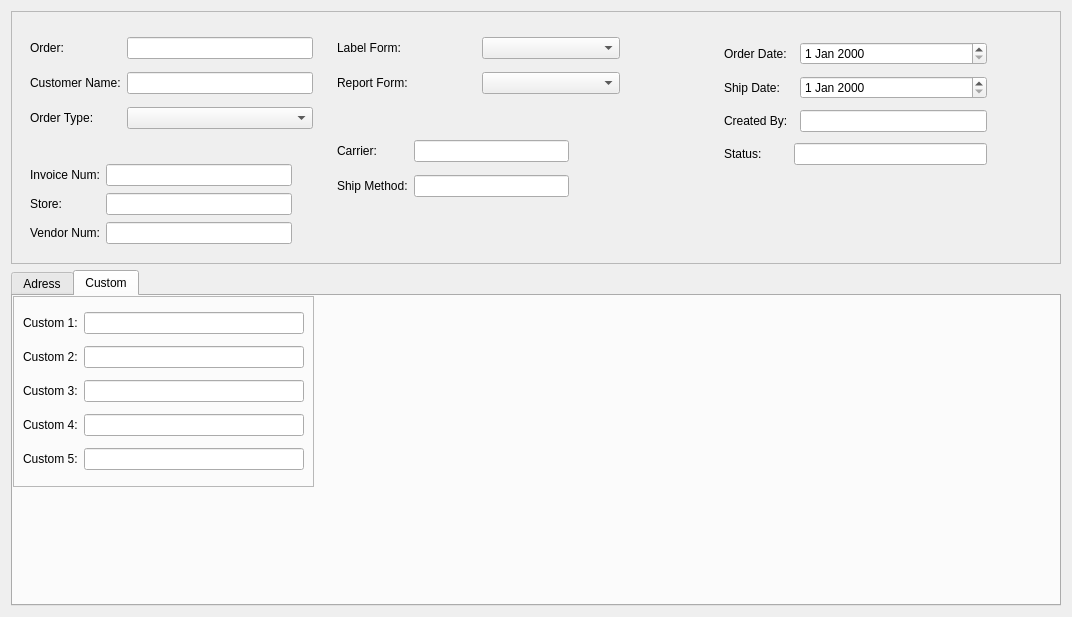
<?xml version="1.0" encoding="UTF-8"?>
<ui version="4.0">
 <class>OrderMaintance</class>
 <widget class="QWidget" name="OrderMaintance">
  <property name="geometry">
   <rect>
    <x>0</x>
    <y>0</y>
    <width>1072</width>
    <height>617</height>
   </rect>
  </property>
  <property name="minimumSize">
   <size>
    <width>1072</width>
    <height>617</height>
   </size>
  </property>
  <property name="maximumSize">
   <size>
    <width>1072</width>
    <height>617</height>
   </size>
  </property>
  <property name="windowTitle">
   <string>Order Maintance</string>
  </property>
  <layout class="QGridLayout" name="gridLayout_12">
   <item row="0" column="0">
    <widget class="QFrame" name="frame_11">
     <property name="frameShape">
      <enum>QFrame::StyledPanel</enum>
     </property>
     <property name="frameShadow">
      <enum>QFrame::Raised</enum>
     </property>
     <layout class="QGridLayout" name="gridLayout_11">
      <item row="0" column="0" rowspan="2" colspan="2">
       <widget class="QFrame" name="frame">
        <property name="minimumSize">
         <size>
          <width>301</width>
          <height>111</height>
         </size>
        </property>
        <property name="frameShape">
         <enum>QFrame::NoFrame</enum>
        </property>
        <property name="frameShadow">
         <enum>QFrame::Raised</enum>
        </property>
        <layout class="QGridLayout" name="gridLayout">
         <item row="0" column="0">
          <widget class="QLabel" name="label_OrderNumber">
           <property name="text">
            <string>Order:</string>
           </property>
          </widget>
         </item>
         <item row="0" column="1">
          <widget class="QLineEdit" name="lineEdit_order_number"/>
         </item>
         <item row="1" column="0">
          <widget class="QLabel" name="label_CustomerName">
           <property name="text">
            <string>Customer Name:</string>
           </property>
          </widget>
         </item>
         <item row="1" column="1">
          <widget class="QLineEdit" name="lineEdit_customer_name"/>
         </item>
         <item row="2" column="0">
          <widget class="QLabel" name="label_3">
           <property name="text">
            <string>Order Type:</string>
           </property>
          </widget>
         </item>
         <item row="2" column="1">
          <widget class="QComboBox" name="comboBox_OrderType"/>
         </item>
        </layout>
       </widget>
      </item>
      <item row="0" column="2" colspan="2">
       <widget class="QFrame" name="frame_2">
        <property name="minimumSize">
         <size>
          <width>301</width>
          <height>90</height>
         </size>
        </property>
        <property name="maximumSize">
         <size>
          <width>301</width>
          <height>90</height>
         </size>
        </property>
        <property name="frameShape">
         <enum>QFrame::NoFrame</enum>
        </property>
        <property name="frameShadow">
         <enum>QFrame::Raised</enum>
        </property>
        <layout class="QGridLayout" name="gridLayout_2">
         <item row="0" column="0">
          <widget class="QLabel" name="label_4">
           <property name="text">
            <string>Label Form:</string>
           </property>
          </widget>
         </item>
         <item row="0" column="1">
          <widget class="QComboBox" name="comboBox_Label_Form"/>
         </item>
         <item row="1" column="0">
          <widget class="QLabel" name="label_5">
           <property name="text">
            <string>Report Form:</string>
           </property>
          </widget>
         </item>
         <item row="1" column="1">
          <widget class="QComboBox" name="comboBox_Doc_Form"/>
         </item>
        </layout>
       </widget>
      </item>
      <item row="0" column="4" rowspan="3">
       <widget class="QFrame" name="frame_3">
        <property name="maximumSize">
         <size>
          <width>281</width>
          <height>151</height>
         </size>
        </property>
        <property name="frameShape">
         <enum>QFrame::NoFrame</enum>
        </property>
        <property name="frameShadow">
         <enum>QFrame::Raised</enum>
        </property>
        <layout class="QGridLayout" name="gridLayout_3">
         <item row="0" column="0" colspan="2">
          <widget class="QLabel" name="label_6">
           <property name="text">
            <string>Order Date:</string>
           </property>
          </widget>
         </item>
         <item row="0" column="2">
          <widget class="QDateEdit" name="dateEdit_OrderDate"/>
         </item>
         <item row="1" column="0">
          <widget class="QLabel" name="label_7">
           <property name="text">
            <string>Ship Date:</string>
           </property>
          </widget>
         </item>
         <item row="1" column="2">
          <widget class="QDateEdit" name="dateEdit_ShipDate"/>
         </item>
         <item row="2" column="0">
          <widget class="QLabel" name="label_8">
           <property name="text">
            <string>Created By:</string>
           </property>
          </widget>
         </item>
         <item row="2" column="2">
          <widget class="QLineEdit" name="lineEdit_CreatedBy"/>
         </item>
         <item row="3" column="0">
          <widget class="QLabel" name="label_9">
           <property name="text">
            <string>Status:</string>
           </property>
          </widget>
         </item>
         <item row="3" column="1" colspan="2">
          <widget class="QLineEdit" name="lineEdit_Status"/>
         </item>
        </layout>
       </widget>
      </item>
      <item row="1" column="2" rowspan="3">
       <widget class="QFrame" name="frame_4">
        <property name="minimumSize">
         <size>
          <width>250</width>
          <height>90</height>
         </size>
        </property>
        <property name="maximumSize">
         <size>
          <width>250</width>
          <height>90</height>
         </size>
        </property>
        <property name="frameShape">
         <enum>QFrame::NoFrame</enum>
        </property>
        <property name="frameShadow">
         <enum>QFrame::Raised</enum>
        </property>
        <layout class="QGridLayout" name="gridLayout_4">
         <item row="0" column="0">
          <widget class="QLabel" name="label_10">
           <property name="text">
            <string>Carrier:</string>
           </property>
          </widget>
         </item>
         <item row="0" column="1">
          <widget class="QLineEdit" name="lineEdit_Carrier"/>
         </item>
         <item row="1" column="1">
          <widget class="QLineEdit" name="lineEdit_Ship_method"/>
         </item>
         <item row="1" column="0">
          <widget class="QLabel" name="label_11">
           <property name="text">
            <string>Ship Method:</string>
           </property>
          </widget>
         </item>
        </layout>
       </widget>
      </item>
      <item row="1" column="3" rowspan="4">
       <spacer name="verticalSpacer_2">
        <property name="orientation">
         <enum>Qt::Vertical</enum>
        </property>
        <property name="sizeHint" stdset="0">
         <size>
          <width>38</width>
          <height>130</height>
         </size>
        </property>
       </spacer>
      </item>
      <item row="2" column="0" rowspan="3">
       <widget class="QFrame" name="frame_9">
        <property name="minimumSize">
         <size>
          <width>280</width>
          <height>100</height>
         </size>
        </property>
        <property name="maximumSize">
         <size>
          <width>280</width>
          <height>100</height>
         </size>
        </property>
        <property name="frameShape">
         <enum>QFrame::NoFrame</enum>
        </property>
        <property name="frameShadow">
         <enum>QFrame::Raised</enum>
        </property>
        <layout class="QGridLayout" name="gridLayout_9">
         <item row="1" column="1">
          <widget class="QLineEdit" name="lineEdit_Store"/>
         </item>
         <item row="1" column="0">
          <widget class="QLabel" name="label_30">
           <property name="text">
            <string>Store:</string>
           </property>
          </widget>
         </item>
         <item row="0" column="1">
          <widget class="QLineEdit" name="lineEdit_InvoiceNumber"/>
         </item>
         <item row="0" column="0">
          <widget class="QLabel" name="label_29">
           <property name="text">
            <string>Invoice Num:</string>
           </property>
          </widget>
         </item>
         <item row="2" column="0">
          <widget class="QLabel" name="label_28">
           <property name="text">
            <string>Vendor Num:</string>
           </property>
          </widget>
         </item>
         <item row="2" column="1">
          <widget class="QLineEdit" name="lineEdit_Vendor_num"/>
         </item>
        </layout>
       </widget>
      </item>
      <item row="2" column="1" rowspan="3">
       <spacer name="verticalSpacer">
        <property name="orientation">
         <enum>Qt::Vertical</enum>
        </property>
        <property name="sizeHint" stdset="0">
         <size>
          <width>13</width>
          <height>98</height>
         </size>
        </property>
       </spacer>
      </item>
      <item row="3" column="4" rowspan="2">
       <spacer name="horizontalSpacer">
        <property name="orientation">
         <enum>Qt::Horizontal</enum>
        </property>
        <property name="sizeHint" stdset="0">
         <size>
          <width>333</width>
          <height>48</height>
         </size>
        </property>
       </spacer>
      </item>
      <item row="4" column="2">
       <spacer name="horizontalSpacer_2">
        <property name="orientation">
         <enum>Qt::Horizontal</enum>
        </property>
        <property name="sizeHint" stdset="0">
         <size>
          <width>334</width>
          <height>28</height>
         </size>
        </property>
       </spacer>
      </item>
     </layout>
    </widget>
   </item>
   <item row="1" column="0">
    <widget class="QTabWidget" name="tabWidget">
     <property name="currentIndex">
      <number>1</number>
     </property>
     <widget class="QWidget" name="Adress">
      <attribute name="title">
       <string>Adress</string>
      </attribute>
      <widget class="QFrame" name="frame_6">
       <property name="geometry">
        <rect>
         <x>10</x>
         <y>20</y>
         <width>501</width>
         <height>281</height>
        </rect>
       </property>
       <property name="frameShape">
        <enum>QFrame::StyledPanel</enum>
       </property>
       <property name="frameShadow">
        <enum>QFrame::Raised</enum>
       </property>
       <layout class="QGridLayout" name="gridLayout_6">
        <item row="1" column="0">
         <widget class="QFrame" name="frame_5">
          <property name="frameShape">
           <enum>QFrame::StyledPanel</enum>
          </property>
          <property name="frameShadow">
           <enum>QFrame::Raised</enum>
          </property>
          <layout class="QGridLayout" name="gridLayout_5">
           <item row="0" column="0">
            <widget class="QLabel" name="label_13">
             <property name="text">
              <string>Company Name:</string>
             </property>
            </widget>
           </item>
           <item row="1" column="0">
            <widget class="QLabel" name="label_14">
             <property name="text">
              <string>Address:</string>
             </property>
            </widget>
           </item>
           <item row="3" column="0" colspan="2">
            <widget class="QLabel" name="label_15">
             <property name="text">
              <string>City / State / Zip Code:</string>
             </property>
            </widget>
           </item>
           <item row="3" column="2">
            <widget class="QLineEdit" name="lineEdit_shp_to_City"/>
           </item>
           <item row="3" column="3">
            <widget class="QLineEdit" name="lineEdit_shp_to_State"/>
           </item>
           <item row="3" column="4">
            <widget class="QLineEdit" name="lineEdit_shp_to_ZipCode"/>
           </item>
           <item row="4" column="2" rowspan="2">
            <widget class="QLineEdit" name="lineEdit_shp_to_Country"/>
           </item>
           <item row="6" column="2" rowspan="2">
            <widget class="QLineEdit" name="lineEdit_shp_to_ContactName"/>
           </item>
           <item row="8" column="2">
            <widget class="QLineEdit" name="lineEdit_shp_to_ContactPhone"/>
           </item>
           <item row="9" column="2">
            <widget class="QLineEdit" name="lineEdit_shp_to_TaxId"/>
           </item>
           <item row="9" column="0">
            <widget class="QLabel" name="label_19">
             <property name="text">
              <string>Tax ID:</string>
             </property>
            </widget>
           </item>
           <item row="8" column="0">
            <widget class="QLabel" name="label_18">
             <property name="text">
              <string>Contanct Phone:</string>
             </property>
            </widget>
           </item>
           <item row="6" column="0" rowspan="2">
            <widget class="QLabel" name="label_17">
             <property name="text">
              <string>Contanct Name:</string>
             </property>
            </widget>
           </item>
           <item row="4" column="0" rowspan="2">
            <widget class="QLabel" name="label_16">
             <property name="text">
              <string>Country:</string>
             </property>
            </widget>
           </item>
           <item row="1" column="1" colspan="4">
            <widget class="QLineEdit" name="lineEdit_11"/>
           </item>
           <item row="0" column="1" colspan="4">
            <widget class="QLineEdit" name="lineEdit_shp_to_Company"/>
           </item>
           <item row="2" column="1" colspan="4">
            <widget class="QLineEdit" name="lineEdit_shp_to_Addres2"/>
           </item>
          </layout>
         </widget>
        </item>
        <item row="0" column="0">
         <widget class="QLabel" name="label_12">
          <property name="text">
           <string>Ship To Adress</string>
          </property>
          <property name="alignment">
           <set>Qt::AlignCenter</set>
          </property>
         </widget>
        </item>
       </layout>
      </widget>
      <widget class="QFrame" name="frame_7">
       <property name="geometry">
        <rect>
         <x>520</x>
         <y>20</y>
         <width>521</width>
         <height>281</height>
        </rect>
       </property>
       <property name="frameShape">
        <enum>QFrame::StyledPanel</enum>
       </property>
       <property name="frameShadow">
        <enum>QFrame::Raised</enum>
       </property>
       <layout class="QGridLayout" name="gridLayout_7">
        <item row="1" column="0">
         <widget class="QFrame" name="frame_8">
          <property name="frameShape">
           <enum>QFrame::StyledPanel</enum>
          </property>
          <property name="frameShadow">
           <enum>QFrame::Raised</enum>
          </property>
          <layout class="QGridLayout" name="gridLayout_8">
           <item row="0" column="0">
            <widget class="QLabel" name="label_20">
             <property name="text">
              <string>Company Name:</string>
             </property>
            </widget>
           </item>
           <item row="1" column="0">
            <widget class="QLabel" name="label_21">
             <property name="text">
              <string>Address:</string>
             </property>
            </widget>
           </item>
           <item row="3" column="0" colspan="2">
            <widget class="QLabel" name="label_22">
             <property name="text">
              <string>City / State / Zip Code:</string>
             </property>
            </widget>
           </item>
           <item row="3" column="2">
            <widget class="QLineEdit" name="lineEdit_bill_to_City"/>
           </item>
           <item row="3" column="3">
            <widget class="QLineEdit" name="lineEdit_bill_to_State"/>
           </item>
           <item row="3" column="4">
            <widget class="QLineEdit" name="lineEdit_bill_to_ZipCode"/>
           </item>
           <item row="4" column="2" rowspan="2">
            <widget class="QLineEdit" name="lineEdit_bill_to_Country"/>
           </item>
           <item row="6" column="2" rowspan="2">
            <widget class="QLineEdit" name="lineEdit_bill_to_ContactName"/>
           </item>
           <item row="8" column="2">
            <widget class="QLineEdit" name="lineEdit_bill_to_ContactPhone"/>
           </item>
           <item row="9" column="2">
            <widget class="QLineEdit" name="lineEdit_bill_to_TaxId"/>
           </item>
           <item row="9" column="0">
            <widget class="QLabel" name="label_23">
             <property name="text">
              <string>Tax ID:</string>
             </property>
            </widget>
           </item>
           <item row="8" column="0">
            <widget class="QLabel" name="label_24">
             <property name="text">
              <string>Contanct Phone:</string>
             </property>
            </widget>
           </item>
           <item row="6" column="0" rowspan="2">
            <widget class="QLabel" name="label_25">
             <property name="text">
              <string>Contanct Name:</string>
             </property>
            </widget>
           </item>
           <item row="4" column="0" rowspan="2">
            <widget class="QLabel" name="label_26">
             <property name="text">
              <string>Country:</string>
             </property>
            </widget>
           </item>
           <item row="1" column="1" colspan="4">
            <widget class="QLineEdit" name="lineEdit_bill_to_Addres"/>
           </item>
           <item row="0" column="1" colspan="4">
            <widget class="QLineEdit" name="lineEdit_bill_to_Company"/>
           </item>
           <item row="2" column="1" colspan="4">
            <widget class="QLineEdit" name="lineEdit_bill_to_Addres2"/>
           </item>
          </layout>
         </widget>
        </item>
        <item row="0" column="0">
         <widget class="QLabel" name="label_27">
          <property name="text">
           <string>Bill To Adress</string>
          </property>
          <property name="alignment">
           <set>Qt::AlignCenter</set>
          </property>
         </widget>
        </item>
       </layout>
      </widget>
     </widget>
     <widget class="QWidget" name="Custom">
      <attribute name="title">
       <string>Custom</string>
      </attribute>
      <widget class="QFrame" name="frame_10">
       <property name="geometry">
        <rect>
         <x>0</x>
         <y>0</y>
         <width>301</width>
         <height>191</height>
        </rect>
       </property>
       <property name="frameShape">
        <enum>QFrame::StyledPanel</enum>
       </property>
       <property name="frameShadow">
        <enum>QFrame::Raised</enum>
       </property>
       <layout class="QGridLayout" name="gridLayout_10">
        <item row="3" column="0">
         <widget class="QLabel" name="label_34">
          <property name="text">
           <string>Custom 4:</string>
          </property>
         </widget>
        </item>
        <item row="0" column="0">
         <widget class="QLabel" name="label_31">
          <property name="text">
           <string>Custom 1:</string>
          </property>
         </widget>
        </item>
        <item row="2" column="0">
         <widget class="QLabel" name="label_33">
          <property name="text">
           <string>Custom 3:</string>
          </property>
         </widget>
        </item>
        <item row="4" column="0">
         <widget class="QLabel" name="label_35">
          <property name="text">
           <string>Custom 5:</string>
          </property>
         </widget>
        </item>
        <item row="1" column="0">
         <widget class="QLabel" name="label_32">
          <property name="text">
           <string>Custom 2:</string>
          </property>
         </widget>
        </item>
        <item row="0" column="1">
         <widget class="QLineEdit" name="lineEdit_custom_1"/>
        </item>
        <item row="1" column="1">
         <widget class="QLineEdit" name="lineEdit_custom_2"/>
        </item>
        <item row="2" column="1">
         <widget class="QLineEdit" name="lineEdit_custom_3"/>
        </item>
        <item row="3" column="1">
         <widget class="QLineEdit" name="lineEdit_custom_4"/>
        </item>
        <item row="4" column="1">
         <widget class="QLineEdit" name="lineEdit_custom_5"/>
        </item>
       </layout>
      </widget>
     </widget>
    </widget>
   </item>
  </layout>
 </widget>
 <resources/>
 <connections/>
</ui>
